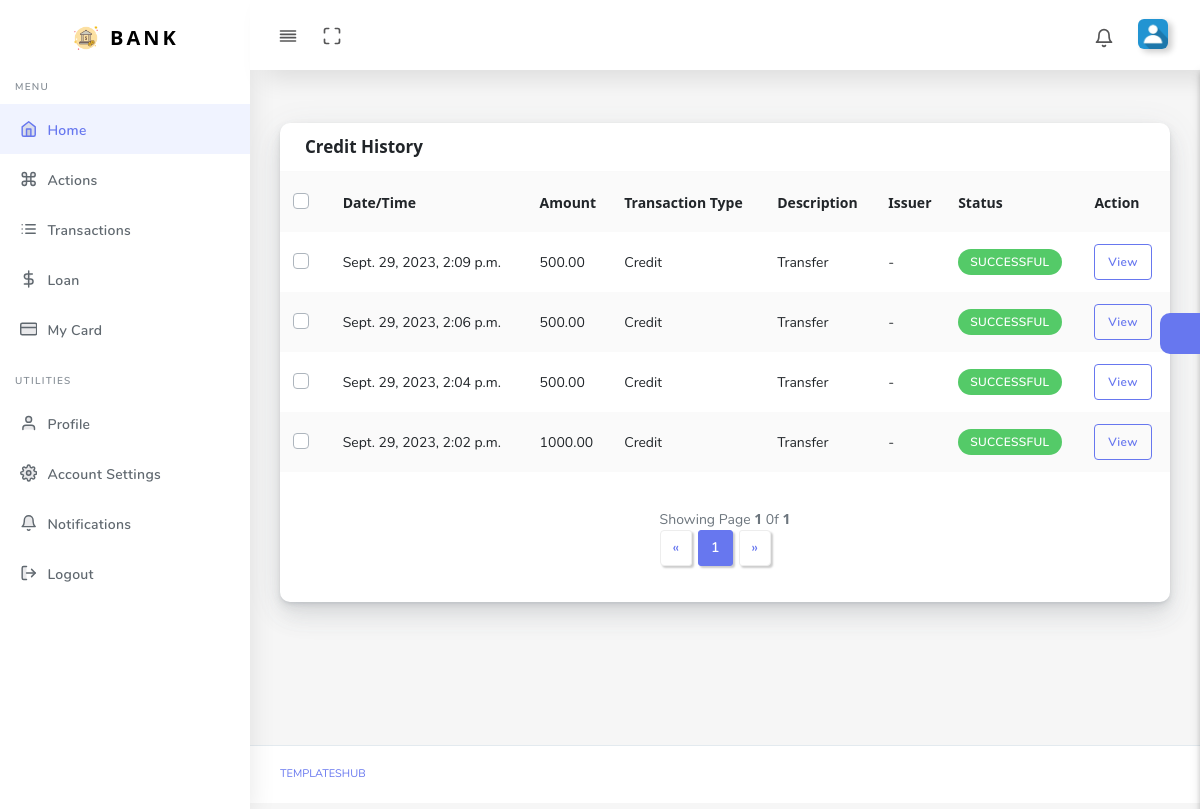
The page /account/credit-history/ (signed in) on the database its author committed.
### onlinebankingapp/models.py (models this page shows, shortened)
class Transaction(models.Model):
    transaction_status = (
        ('pending', 'Pending'),
        ('successful', 'Successful'),
        ('failed', 'Failed')
    )
    transaction_types = (
        ('debit', "Debit"),
        ('credit', "Credit")
    )
    descriptions = (
        ('transfer', 'Transfer'),
        ('deposit', 'Deposit'),
        ('withdrawal', 'Withdrawal'),
        ('purchase', 'Purchase'),
        ('loan', 'Loan'),
    )
    from_user = models.ForeignKey(User, on_delete=models.DO_NOTHING , related_name="sender", help_text="Initiator", null=True, blank=True)
    to_user = models.ForeignKey(User, on_delete=models.DO_NOTHING, related_name="receiver", help_text="Recipient", null=True, blank=True)
    description = models.CharField(max_length=10, choices=descriptions, default='transfer', null=True, blank=True)
    amount = models.DecimalField(max_digits=12, decimal_places=2, null=False, blank=False)
    remark = models.TextField(max_length=60, help_text="Comment", null=True, blank=True)
    session_id = models.CharField(max_length=24, unique=True, null=True, blank=True)
    transaction_number = models.CharField(max_length=18, unique=True, null=True, blank=True)
    status = models.CharField(max_length=12, choices=transaction_status, default='pending')
    timestamp = models.DateTimeField(auto_now_add=True, help_text="Date And Time Initiated")
    '''
    Transaction Type = "debit" if user == self.from_user
    Transaction Type = "credit" if user == self.to_user
    '''

class User(AbstractBaseUser, PermissionsMixin):
    themes = (
        ("dark", "Dark"),
        ("light", "Light")
    )
    account_types = (
        ('savings', 'Savings'),
        ('checking', 'Checking'),
        ('current', 'Current'),
    )
    first_name = models.CharField(verbose_name="first name", max_length=30, null=False, blank=False)
    last_name = models.CharField(verbose_name="last name", max_length=30, null=False, blank=False)
    email = models.EmailField(verbose_name="email address", max_length=60, unique=True, null=False, blank=False)
    phone = models.CharField(verbose_name="phone number", max_length=15, blank=True, null=True)
    nationality = models.CharField(verbose_name="country", max_length=25, blank=True, null=True)
    timezone = models.CharField(max_length=60, null=True, blank=True)
    account_type = models.CharField(max_length=15, choices=account_types, default="savings")
    account_number = models.CharField(max_length=10, unique=True, default=0, blank=False, null=False)
    pin = models.CharField(max_length=4, null=True, blank=True)
    balance = models.DecimalField(max_digits=15, decimal_places=2, default=0, null=False, blank=False)
    overdraft = models.DecimalField(max_digits=15, decimal_places=2, default=0, null=False, blank=False)
    date_joined = models.DateTimeField(verbose_name="date joined", auto_now_add=True)
    last_login = models.DateTimeField(verbose_name="last login", auto_now=True)
    is_staff = models.BooleanField(default=False)
    is_superuser = models.BooleanField(default=False)
    is_blocked = models.BooleanField(default=False)
    theme = models.CharField(max_length=10, choices=themes, default="light")
    @property
    def full_name(self):
        return f'{self.first_name} {self.last_name}'
    USERNAME_FIELD = "email"
    REQUIRED_FIELDS = ["first_name", "last_name"]
    objects = UserManager()
    '''
    Make sure to set this custom model as our user model in settings.py
    AUTH_USER_MODEL = "App.CustomUserModel"
    Make sure to delete previous migration files incase of errors
    Then make migrations
    '''

### onlinebankingapp/views.py (the view)
# urls.py: path('account/credit-history/', views.creditHistory, name='credit_history'),
@login_required
def creditHistory(request):
    forbidden = authorizeUser(request.user)
    company = CompanyInfo.objects.last()
    recent_notifications = Notification.objects.filter(user=request.user).order_by('-date')[:3]
    p = Paginator(Transaction.objects.filter(to_user=request.user).order_by('-timestamp'), 20)
    page = request.GET.get('page')
    transactions = p.get_page(page)
    page_list = range(1, transactions.paginator.num_pages + 1)
    context = {
        'company': company,
        'transactions': transactions,
        'notifications': recent_notifications,
    }
    if forbidden:
        response = HttpResponseForbidden(forbidden_message)
    else:
        response = render(request, 'dashboard/credit_history.html', context)
    return response

### onlinebankingapp/utils.py (called while the page is built)
def authorizeUser(user):
    if user.is_authenticated and user.is_blocked:
        forbidden = True
    elif user.is_authenticated and not user.is_blocked:
        forbidden = False
    elif not user.is_authenticated:
        forbidden = False
    else:
        forbidden = False
    return forbidden

### templates/dashboard/credit_history.html (shortened to what this page needs)
{% extends 'dashboard/base.html' %}
{% load static %}
{% load tz %}
{% block content %}
<div class="row">
    <div class="col-12">
      <div class="card">
        <div class="card-header">
          <h4>Credit History</h4>
        </div>
        <div class="card-body p-0">
          <div class="table-responsive">
            <table class="table table-striped">
              <tr>
                <th class="text-center">
                  <div class="custom-checkbox custom-checkbox-table custom-control">
                    <label for="checkbox-all" class="custom-control-label">&nbsp;</label>
                  </div>
                </th>
                <th>Date/Time</th>
                <th>Amount</th>
                <th>Transaction Type</th>
                <th>Description</th>
                <th>Issuer</th>
                <th>Status</th>
                <th>Action</th>
              </tr>
              {% for transaction in transactions %}
              <tr>
                <td class="p-0 text-center">
                  <div class="custom-checkbox custom-control">
                    <label for="checkbox-1" class="custom-control-label">&nbsp;</label>
                  </div>
                </td>
                <td>{{transaction.timestamp|timezone:request.user.timezone}}</td>
                <td>{{transaction.amount}}</td>
                <td>
                  {% if transaction.from_user == request.user %}
                  Debit
                  {% elif transaction.to_user == request.user %}
                  Credit
                  {% endif %}
                </td>
                <td>{{transaction.get_description_display}}</td>
                <td>
                  {% if transaction.from_user %}
                  {{transaction.from_user|upper}}
                  {% else %}
                  -
                  {% endif %}
                </td>
                <td class="status">
                  {% if transaction.status == 'successful' %}
                  <div class="badge badge-success">{{transaction.get_status_display|upper}}</div>
                  {% elif transaction.status == 'pending' %}
                  <div class="badge badge-warning">{{transaction.get_status_display|upper}}</div>
                  {% else %}
                  <div class="badge badge-danger">{{transaction.get_status_display|upper}}</div>
                  {% endif %}
                </td>
                <td><a href="{% url 'banking:transaction' transaction.id %}" class="btn btn-outline-primary">View</a></td>
              </tr>
              {% endfor %}
            </table>
          </div>
        </div>
        <div class="card-body pagination-container">
            <div class="buttons" style="text-align: right !important;">
              <nav aria-label="Page navigation example">
                <span>Showing Page <b>{{ transactions.number }}</b> 0f <b>{{ transactions.paginator.num_pages }}</b></span>
                <ul class="pagination">
                  {% if transactions.has_previous %}
                  <li class="page-item">
                    <a class="page-link" href="?page={{transactions.previous_page_number}}" aria-label="Previous">
                      <span aria-hidden="true">&laquo;</span>
                      <span class="sr-only">Previous</span>
                    </a>
                  </li>
                  {% else %}
                  <li class="page-item">
                    <a class="page-link" href="javascript:void(0)" aria-label="Previous">
                      <span aria-hidden="true">&laquo;</span>
                    </a>
                  </li>
                  {% endif %}
                  <li class="page-item active"><a class="page-link" href="javascript:void(0)">{{ transactions.number }}</a></li>
                  {% if transactions.has_previous %}
                  <li class="page-item">
                    <a class="page-link" href="?page={{transactions.next_page_number}}" aria-label="Next">
                      <span aria-hidden="true">&raquo;</span>
                      <span class="sr-only">Next</span>
                    </a>
                  </li>
                  {% else %}
                  <li class="page-item">
                    <a class="page-link" href="#" aria-label="Next">
                      <span aria-hidden="true">&raquo;</span>
                    </a>
                  </li>
                  {% endif %}
                </ul>
              </nav>
            </div>
          </div>
      </div>
    </div>
  </div>
{% endblock %}

### templates/dashboard/credit_history.html (style rules this page uses)
.pagination-container { display: flex; justify-content:center; align-items: center; }

### rows shown on the page
Transaction: shows "Credit"
Transaction: shows "Credit"
Transaction: shows "Credit"
Transaction: shows "Credit"

### other values the page prints
{{ transactions.number }} "1"
{{ transactions.paginator.num_pages }} "1"
